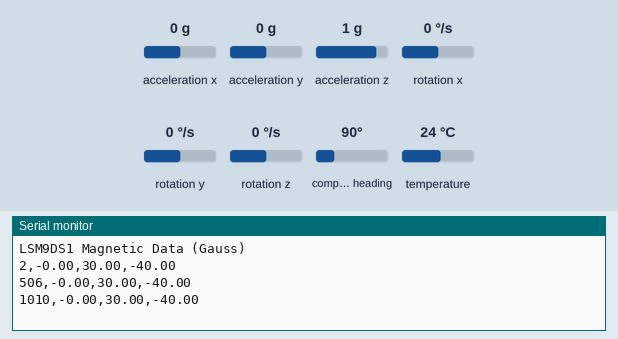
Bench run of a sketch on a simulated Arduino Uno, built with avr-gcc and run on an emulated ATmega328P. Shown: the last lines printed to the serial monitor. The test bench sets the inputs (shaded band); at power-on: compass heading 90°, acceleration x 0 g, acceleration y 0 g, acceleration z 1 g, rotation x 0 °/s, rotation y 0 °/s, rotation z 0 °/s, temperature 24 °C.

Above: at 1.3 s.
1.4 s: compass heading set to 7°
At 1.9 s:
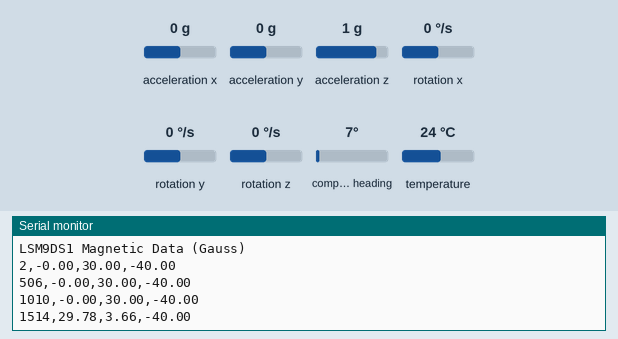
2.9 s: compass heading set to 90°
At 3.4 s:
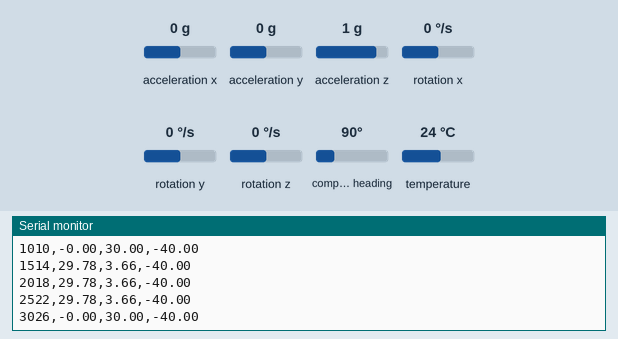
Timing chart, 0 to 5.9 s (numbered marks = the images above; inputs shaded):
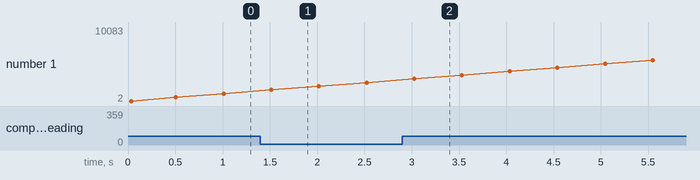

Measured:
- after the input at 1.4 s, the serial monitor: prints a new line after 0.12 s (image 1)
- after the input at 2.9 s, the serial monitor: prints a new line after 0.13 s (image 2)

The sketch:

NoMotorMagTrain_Salty.ino
```cpp
// NoMotorMagTrain_Salty.ino
// Tristan Whisenant 7/9/2018
// Communicate with the Magnetometer while train is operated by hand (Motorized or Pulled)
///////////////////////////////////////////////////////////////////////////////////////////////////////////////////
//LIBRARIES
#include <Wire.h>
#include <SPI.h>
#include <Adafruit_LSM9DS1.h>
#include <Adafruit_Sensor.h>  // not used in this demo but required!

///////////////////////////////////////////////////////////////////////////////////////////////////////////////////
// i2c Communication Tag
Adafruit_LSM9DS1 lsm = Adafruit_LSM9DS1();

///////////////////////////////////////////////////////////////////////////////////////////////////////////////////
// DEFINE PINS
#define LSM9DS1_SCK A5
#define LSM9DS1_MISO 12
#define LSM9DS1_MOSI A4
#define LSM9DS1_XGCS 6
#define LSM9DS1_MCS 5

///////////////////////////////////////////////////////////////////////////////////////////////////////////////////
// DEFINE CONSTANTS
int breakboi = 500;

///////////////////////////////////////////////////////////////////////////////////////////////////////////////////
// Use function in sensor library to setup sensor and set magnetic range
void setupSensor()
{
  // 2.) Set the magnetometer sensitivity
  lsm.setupMag(lsm.LSM9DS1_MAGGAIN_16GAUSS);
}


void setup()
{
    ///////////////////////////////////////////////////////////////////////////////////////////////////////////////////
    // Begin Serial Communication
       Serial.begin(9600);

    // Optional Print Output (Disabled in other sketches as it makes it more difficult to compute with later)
       Serial.println("LSM9DS1 Magnetic Data (Gauss)");

    // Intialize Chip
      lsm.begin();

    // Run the Setup Sensor Func.
      setupSensor();
}

void loop()
{

      // Measure the Data
      lsm.read();

      // Tell Magnetometer to be ready for more data in the future
      sensors_event_t a, m, g, temp;

      lsm.getEvent(&a, &m, &g, &temp);


      // Print Magnetic Data to Serial Window
      Serial.print(millis());     Serial.print(",");
      Serial.print(m.magnetic.x); Serial.print(",");
      Serial.print(m.magnetic.y); Serial.print(",");
      Serial.print(m.magnetic.z);
      Serial.println("");

      // Give Magnetometer a Break
      delay(breakboi);


  }
```
